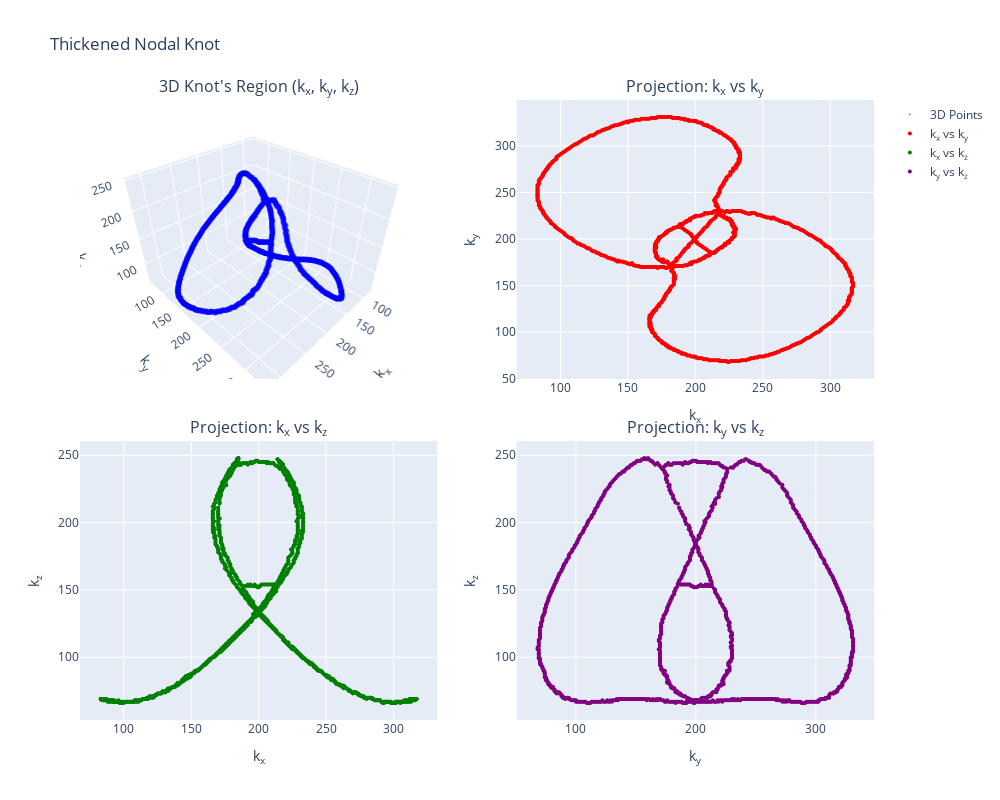
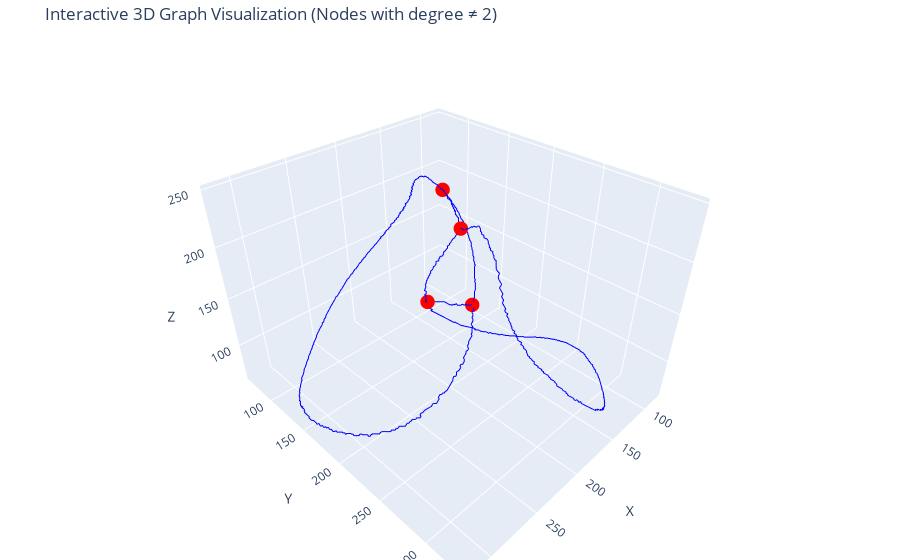

The code cell stored with these charts, in order, in its notebook:
### Code cell
hopf = NodalKnot(k_to_zw, zw_to_c_hopf)
hopf_points_volume = hopf.knot_skeleton_points(thickness=0.2,volume_representation=True)
G=hopf.convert_to_graph(hopf_points_volume, clean=True)
hopf_pts_processed=get_edge_pts(G)
hopf_fig = hopf.plot_3D(hopf_pts_processed)
graph_fig =plot_graph(G)
hopf_fig.show()
graph_fig.show()
hopf_fig.write_html("./Figures/hopf_fig.html")
graph_fig.write_html("./Figures/hopf_fig_withNodes.html")

### Figure 1 — Plotly figure (JSON) as saved in the notebook; plotly's stock layout.template omitted (floating-point values rounded to 4 significant figures; data arrays with more than 128 entries replaced by an {"elided": "..."} marker saying what was removed)
{"data": [{"marker": {"color": "blue", "opacity": 0.5, "size": 2}, "mode": "markers", "name": "3D Points", "scene": "scene", "type": "scatter3d", "x": {"elided": "1164 int values"}, "y": {"elided": "1164 int values"}, "z": {"elided": "1164 int values"}}, {"marker": {"color": "red", "size": 4}, "mode": "markers", "name": "k<sub>x</sub> vs k<sub>y</sub>", "type": "scatter", "x": {"elided": "1164 int values"}, "xaxis": "x", "y": {"elided": "1164 int values"}, "yaxis": "y"}, {"marker": {"color": "green", "size": 4}, "mode": "markers", "name": "k<sub>x</sub> vs k<sub>z</sub>", "type": "scatter", "x": {"elided": "1164 int values"}, "xaxis": "x2", "y": {"elided": "1164 int values"}, "yaxis": "y2"}, {"marker": {"color": "purple", "size": 4}, "mode": "markers", "name": "k<sub>y</sub> vs k<sub>z</sub>", "type": "scatter", "x": {"elided": "1164 int values"}, "xaxis": "x3", "y": {"elided": "1164 int values"}, "yaxis": "y3"}], "layout": {"annotations": [{"font": {"size": 16}, "showarrow": false, "text": "3D Knot's Region (k<sub>x</sub>, k<sub>y</sub>, k<sub>z</sub>)", "x": 0.225, "xanchor": "center", "xref": "paper", "y": 1, "yanchor": "bottom", "yref": "paper"}, {"font": {"size": 16}, "showarrow": false, "text": "Projection: k<sub>x</sub> vs k<sub>y</sub>", "x": 0.775, "xanchor": "center", "xref": "paper", "y": 1, "yanchor": "bottom", "yref": "paper"}, {"font": {"size": 16}, "showarrow": false, "text": "Projection: k<sub>x</sub> vs k<sub>z</sub>", "x": 0.225, "xanchor": "center", "xref": "paper", "y": 0.45, "yanchor": "bottom", "yref": "paper"}, {"font": {"size": 16}, "showarrow": false, "text": "Projection: k<sub>y</sub> vs k<sub>z</sub>", "x": 0.775, "xanchor": "center", "xref": "paper", "y": 0.45, "yanchor": "bottom", "yref": "paper"}], "height": 800, "scene": {"domain": {"x": [0, 0.45], "y": [0.55, 1]}, "xaxis": {"title": {"text": "k<sub>x</sub>"}}, "yaxis": {"title": {"text": "k<sub>y</sub>"}}, "zaxis": {"title": {"text": "k<sub>z</sub>"}}}, "title": {"text": "Thickened Nodal Knot"}, "width": 1000, "xaxis": {"anchor": "y", "domain": [0.55, 1], "title": {"text": "k<sub>x</sub>"}}, "xaxis2": {"anchor": "y2", "domain": [0, 0.45], "title": {"text": "k<sub>x</sub>"}}, "xaxis3": {"anchor": "y3", "domain": [0.55, 1], "title": {"text": "k<sub>y</sub>"}}, "yaxis": {"anchor": "x", "domain": [0.55, 1], "title": {"text": "k<sub>y</sub>"}}, "yaxis2": {"anchor": "x2", "domain": [0, 0.45], "title": {"text": "k<sub>z</sub>"}}, "yaxis3": {"anchor": "x3", "domain": [0, 0.45], "title": {"text": "k<sub>z</sub>"}}}}

### Figure 2 — Plotly figure (JSON) as saved in the notebook; plotly's stock layout.template omitted (floating-point values rounded to 4 significant figures; data arrays with more than 128 entries replaced by an {"elided": "..."} marker saying what was removed)
{"data": [{"hoverinfo": "none", "line": {"color": "blue", "width": 2}, "mode": "lines", "showlegend": false, "type": "scatter3d", "x": {"elided": "337 int values"}, "y": {"elided": "337 int values"}, "z": {"elided": "337 int values"}}, {"hoverinfo": "none", "line": {"color": "blue", "width": 2}, "mode": "lines", "showlegend": false, "type": "scatter3d", "x": [153, 154, 155, 156, 157, 158, 159, 160, 161, 162, 163, 164, 165, 166, 167, 168, 169, 170, 171, 172, 173, 174, 175, 176], "y": [174, 172, 172, 171, 171, 171, 170, 170, 170, 170, 170, 170, 170, 170, 170, 170, 170, 170, 170, 169, 170, 170, 170, 170], "z": [90, 90, 91, 91, 92, 93, 94, 95, 96, 97, 98, 99, 99, 100, 101, 102, 103, 104, 105, 106, 107, 108, 109, 110]}, {"hoverinfo": "none", "line": {"color": "blue", "width": 2}, "mode": "lines", "showlegend": false, "type": "scatter3d", "x": [170, 170, 170, 171], "y": [192, 191, 191, 191], "z": [199, 201, 202, 203]}, {"hoverinfo": "none", "line": {"color": "blue", "width": 2}, "mode": "lines", "showlegend": false, "type": "scatter3d", "x": [170, 171, 170, 171, 170, 171, 171, 171, 171, 171, 172, 172, 172, 172, 172, 173, 173, 173, 174, 173, 174, 174, 175, 175, 176, 177, 177, 177, 178, 178, 179, 179, 179, 180, 180, 181, 181, 182, 183, 183, 184, 184, 185, 186, 186, 187, 188], "y": [192, 194, 194, 195, 194, 195, 196, 196, 196, 197, 198, 198, 198, 199, 199, 200, 200, 201, 202, 202, 202, 202, 203, 203, 204, 205, 205, 205, 206, 207, 207, 208, 208, 209, 209, 210, 210, 210, 211, 211, 212, 212, 212, 213, 213, 213, 213], "z": [199, 198, 197, 196, 195, 194, 193, 192, 191, 190, 189, 188, 187, 186, 185, 184, 183, 182, 181, 180, 179, 178, 177, 176, 175, 174, 173, 172, 171, 170, 169, 168, 167, 166, 165, 164, 163, 162, 161, 160, 159, 158, 157, 156, 155, 154, 153]}, {"hoverinfo": "none", "line": {"color": "blue", "width": 2}, "mode": "lines", "showlegend": false, "type": "scatter3d", "x": [170, 170, 170, 170, 170, 170, 170, 171], "y": [186, 187, 188, 188, 189, 189, 190, 191], "z": [211, 209, 208, 207, 206, 205, 204, 203]}, {"hoverinfo": "none", "line": {"color": "blue", "width": 2}, "mode": "lines", "showlegend": false, "type": "scatter3d", "x": [171, 171, 170], "y": [183, 185, 186], "z": [215, 214, 211]}, {"hoverinfo": "none", "line": {"color": "blue", "width": 2}, "mode": "lines", "showlegend": false, "type": "scatter3d", "x": [171, 171, 171, 171, 172, 172, 172, 172, 173, 173, 174, 174, 176], "y": [183, 182, 181, 181, 181, 180, 179, 179, 178, 178, 178, 177, 178], "z": [215, 217, 218, 219, 220, 221, 222, 223, 224, 225, 226, 227, 228]}, {"hoverinfo": "none", "line": {"color": "blue", "width": 2}, "mode": "lines", "showlegend": false, "type": "scatter3d", "x": [176, 177, 178, 179, 180, 181, 182, 183, 184, 185, 186, 187, 188, 189, 190, 191, 192, 193, 194, 195, 196, 197, 196], "y": [170, 170, 169, 169, 170, 170, 170, 171, 171, 171, 171, 171, 171, 171, 171, 171, 172, 172, 172, 173, 173, 173, 174], "z": [110, 111, 112, 113, 114, 115, 116, 117, 118, 119, 120, 121, 122, 123, 124, 125, 126, 127, 128, 129, 130, 131, 132]}, {"hoverinfo": "none", "line": {"color": "blue", "width": 2}, "mode": "lines", "showlegend": false, "type": "scatter3d", "x": [176, 175, 176, 176, 177, 178, 179], "y": [178, 176, 176, 175, 175, 175, 176], "z": [228, 230, 231, 232, 233, 234, 235]}, {"hoverinfo": "none", "line": {"color": "blue", "width": 2}, "mode": "lines", "showlegend": false, "type": "scatter3d", "x": {"elided": "348 int values"}, "y": {"elided": "348 int values"}, "z": {"elided": "348 int values"}}, {"hoverinfo": "none", "line": {"color": "blue", "width": 2}, "mode": "lines", "showlegend": false, "type": "scatter3d", "x": [178, 178, 179, 180, 180], "y": [140, 141, 142, 143, 144], "z": [238, 239, 240, 241, 241]}, {"hoverinfo": "none", "line": {"color": "blue", "width": 2}, "mode": "lines", "showlegend": false, "type": "scatter3d", "x": [179, 179, 180], "y": [176, 175, 174], "z": [235, 236, 237]}, {"hoverinfo": "none", "line": {"color": "blue", "width": 2}, "mode": "lines", "showlegend": false, "type": "scatter3d", "x": [180, 181, 181, 181, 182, 182, 183, 184, 184, 184, 184, 184, 184, 185, 184, 184, 185, 185, 184, 184, 184, 183, 182, 183], "y": [144, 145, 146, 147, 148, 149, 150, 151, 152, 153, 154, 155, 156, 157, 158, 159, 160, 161, 162, 163, 164, 165, 166, 168], "z": [241, 242, 243, 243, 244, 244, 245, 246, 246, 246, 246, 247, 247, 248, 247, 247, 248, 247, 246, 246, 245, 244, 243, 244]}, {"hoverinfo": "none", "line": {"color": "blue", "width": 2}, "mode": "lines", "showlegend": false, "type": "scatter3d", "x": [180, 180, 181, 181], "y": [174, 174, 173, 172], "z": [237, 238, 239, 240]}, {"hoverinfo": "none", "line": {"color": "blue", "width": 2}, "mode": "lines", "showlegend": false, "type": "scatter3d", "x": [181, 182, 182, 183, 183], "y": [172, 171, 170, 169, 168], "z": [240, 241, 242, 243, 244]}, {"hoverinfo": "none", "line": {"color": "blue", "width": 2}, "mode": "lines", "showlegend": false, "type": "scatter3d", "x": [181, 182, 183, 184, 185, 186], "y": [172, 173, 174, 175, 176, 177], "z": [240, 241, 242, 243, 243, 244]}, {"hoverinfo": "none", "line": {"color": "blue", "width": 2}, "mode": "lines", "showlegend": false, "type": "scatter3d", "x": [186, 186, 186, 187, 188, 189], "y": [177, 178, 179, 180, 181, 183], "z": [244, 243, 243, 243, 244, 244]}, {"hoverinfo": "none", "line": {"color": "blue", "width": 2}, "mode": "lines", "showlegend": false, "type": "scatter3d", "x": [188, 188, 189], "y": [213, 215, 216], "z": [153, 151, 150]}, {"hoverinfo": "none", "line": {"color": "blue", "width": 2}, "mode": "lines", "showlegend": false, "type": "scatter3d", "x": [188, 190, 191, 192, 193, 194, 195, 196, 197, 197, 198, 198, 199, 199, 200, 200, 201, 201, 202, 203, 204, 205, 206, 207, 208, 209, 210, 211, 212], "y": [213, 212, 211, 210, 209, 208, 207, 206, 205, 204, 203, 202, 201, 200, 199, 198, 197, 196, 195, 194, 193, 192, 191, 190, 189, 188, 187, 186, 185], "z": [153, 153, 153, 154, 153, 154, 153, 153, 153, 154, 153, 153, 152, 152, 152, 152, 153, 153, 154, 154, 154, 154, 154, 154, 154, 154, 154, 154, 154]}, {"hoverinfo": "none", "line": {"color": "blue", "width": 2}, "mode": "lines", "showlegend": false, "type": "scatter3d", "x": [189, 190, 191, 191, 192, 192, 193, 194, 195, 195, 195, 196, 197, 198, 198, 199, 199, 200, 201, 201, 202, 203, 203, 204, 205, 205, 206, 206, 207, 208, 209, 209, 210, 210, 211, 211, 212, 213, 214, 215, 215, 216], "y": [183, 185, 186, 187, 188, 189, 190, 191, 192, 193, 194, 195, 196, 197, 198, 199, 200, 201, 202, 203, 204, 205, 206, 207, 208, 209, 210, 211, 212, 213, 214, 215, 216, 217, 218, 219, 220, 221, 222, 223, 224, 226], "z": [244, 244, 244, 244, 244, 243, 244, 245, 244, 244, 244, 245, 245, 246, 246, 246, 246, 245, 245, 245, 245, 245, 245, 245, 245, 245, 244, 245, 245, 244, 244, 244, 244, 244, 244, 244, 243, 242, 242, 241, 241, 240]}, {"hoverinfo": "none", "line": {"color": "blue", "width": 2}, "mode": "lines", "showlegend": false, "type": "scatter3d", "x": [189, 190, 191, 191, 192, 193, 193, 194, 195, 196, 196, 196, 197, 198, 199, 200, 200, 201, 202, 203, 204, 205, 206, 207, 207, 208, 209, 210, 211, 212, 213, 213, 214, 215, 216, 217, 218, 218, 219, 220, 222], "y": [216, 216, 216, 217, 218, 218, 219, 220, 220, 220, 221, 222, 222, 223, 224, 224, 225, 225, 225, 225, 225, 226, 226, 227, 228, 228, 227, 228, 228, 228, 228, 229, 230, 230, 230, 229, 229, 230, 230, 230, 229], "z": [150, 149, 148, 147, 146, 145, 144, 143, 142, 141, 140, 139, 138, 137, 136, 135, 134, 133, 132, 131, 130, 129, 128, 127, 126, 125, 124, 123, 122, 121, 120, 119, 118, 117, 116, 116, 115, 114, 113, 112, 111]}, {"hoverinfo": "none", "line": {"color": "blue", "width": 2}, "mode": "lines", "showlegend": false, "type": "scatter3d", "x": [196, 197, 198, 199, 200, 201, 202, 203, 203, 204, 205, 206, 206, 207, 207, 208, 209, 210, 210, 211, 211, 212], "y": [174, 175, 175, 176, 176, 176, 177, 177, 178, 178, 179, 179, 180, 180, 181, 182, 182, 182, 183, 183, 184, 185], "z": [132, 133, 134, 135, 136, 137, 138, 139, 140, 141, 142, 143, 144, 145, 146, 147, 148, 149, 150, 151, 152, 154]}, {"hoverinfo": "none", "line": {"color": "blue", "width": 2}, "mode": "lines", "showlegend": false, "type": "scatter3d", "x": [212, 214, 214, 215, 215, 216, 216, 217, 217, 218, 218, 219, 219, 220, 220, 221, 222, 222, 222, 222, 222, 223, 224, 225, 225, 225, 224, 225, 226, 226, 227, 227, 227, 227, 228, 229, 228, 229, 229, 229, 229, 229, 229, 229, 229, 229, 229, 228, 229, 229, 230, 230], "y": [185, 185, 186, 186, 187, 188, 188, 189, 189, 190, 190, 191, 191, 191, 192, 193, 193, 194, 195, 195, 195, 195, 196, 196, 197, 197, 197, 198, 199, 199, 200, 200, 200, 201, 202, 203, 202, 203, 204, 204, 205, 205, 206, 206, 207, 207, 208, 207, 208, 209, 210, 211], "z": [154, 155, 156, 157, 158, 159, 160, 161, 162, 163, 164, 165, 166, 167, 168, 169, 170, 171, 172, 173, 174, 175, 176, 177, 178, 179, 180, 181, 182, 183, 184, 185, 186, 187, 188, 189, 190, 191, 192, 193, 194, 195, 196, 197, 198, 199, 200, 201, 202, 203, 204, 205]}, {"hoverinfo": "none", "line": {"color": "blue", "width": 2}, "mode": "lines", "showlegend": false, "type": "scatter3d", "x": [215, 214, 214, 215, 215, 215, 216, 215, 216, 217, 217, 217, 218], "y": [244, 242, 241, 240, 239, 238, 237, 236, 235, 234, 233, 232, 231], "z": [246, 247, 247, 246, 246, 246, 245, 245, 244, 243, 243, 242, 241]}, {"hoverinfo": "none", "line": {"color": "blue", "width": 2}, "mode": "lines", "showlegend": false, "type": "scatter3d", "x": [215, 216, 216, 217, 217, 217, 218, 218, 218, 218, 218, 219, 219, 220, 220, 221, 221, 221, 222, 222, 223, 223, 223, 224, 224, 225, 226, 226, 226], "y": [244, 245, 246, 247, 248, 249, 250, 251, 252, 253, 254, 255, 256, 257, 258, 259, 260, 261, 262, 263, 264, 265, 266, 267, 267, 268, 269, 270, 272], "z": [246, 245, 245, 244, 244, 244, 243, 243, 243, 243, 242, 241, 240, 239, 239, 238, 238, 238, 237, 236, 235, 234, 234, 233, 232, 231, 230, 229, 228]}, {"hoverinfo": "none", "line": {"color": "blue", "width": 2}, "mode": "lines", "showlegend": false, "type": "scatter3d", "x": [216, 217, 217, 218], "y": [226, 229, 230, 231], "z": [240, 241, 241, 241]}, {"hoverinfo": "none", "line": {"color": "blue", "width": 2}, "mode": "lines", "showlegend": false, "type": "scatter3d", "x": [216, 218, 219, 219, 220, 221, 221, 221, 222, 223, 223, 223, 224, 225, 225, 226, 226, 226, 226, 227], "y": [226, 226, 226, 225, 225, 225, 224, 223, 223, 223, 222, 222, 221, 222, 221, 221, 220, 219, 219, 219], "z": [240, 238, 237, 236, 235, 234, 233, 232, 231, 230, 229, 228, 227, 226, 225, 224, 223, 222, 221, 219]}, {"hoverinfo": "none", "line": {"color": "blue", "width": 2}, "mode": "lines", "showlegend": false, "type": "scatter3d", "x": [222, 223, 224, 225, 226, 227, 228, 229, 230, 231, 232, 233, 234, 235, 236, 237, 238, 239, 240, 241, 241, 242, 243, 244, 245, 246], "y": [229, 230, 230, 229, 229, 230, 230, 230, 230, 230, 230, 230, 230, 229, 229, 228, 228, 227, 227, 227, 228, 228, 228, 228, 227, 226], "z": [111, 109, 108, 108, 107, 106, 105, 104, 103, 102, 101, 100, 99, 98, 97, 97, 96, 96, 95, 94, 93, 92, 91, 90, 90, 90]}, {"hoverinfo": "none", "line": {"color": "blue", "width": 2}, "mode": "lines", "showlegend": false, "type": "scatter3d", "x": [227, 227, 227, 227, 227, 228], "y": [219, 217, 216, 216, 215, 216], "z": [219, 218, 217, 216, 215, 214]}, {"hoverinfo": "none", "line": {"color": "blue", "width": 2}, "mode": "lines", "showlegend": false, "type": "scatter3d", "x": [228, 228, 228, 229, 229], "y": [216, 214, 213, 214, 213], "z": [214, 213, 212, 211, 209]}, {"hoverinfo": "none", "line": {"color": "blue", "width": 2}, "mode": "lines", "showlegend": false, "type": "scatter3d", "x": [229, 229, 229, 229, 230], "y": [213, 212, 211, 211, 211], "z": [209, 208, 207, 206, 205]}, {"hoverinfo": "none", "marker": {"color": "red", "size": 5}, "mode": "markers", "showlegend": false, "type": "scatter3d", "x": [181, 188, 212, 216], "y": [172, 213, 185, 226], "z": [240, 153, 154, 240]}], "layout": {"margin": {"b": 0, "l": 0, "r": 0, "t": 40}, "scene": {"xaxis": {"title": {"text": "X"}}, "yaxis": {"title": {"text": "Y"}}, "zaxis": {"title": {"text": "Z"}}}, "showlegend": false, "title": {"text": "Interactive 3D Graph Visualization (Nodes with degree ≠ 2)"}}}
